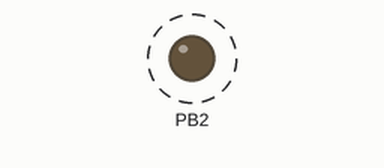
The sketch below on a simulated ATtiny85, built with avr-gcc and run on an emulated ATtiny85. Shown: output pins drawn as LEDs (lit = HIGH). Dashed ring = blinking. What the sketch prints to the serial monitor is not drawn.

Above: at 0.05 s.
Timing chart, 0 to 3.0 s (numbered marks = the images above):
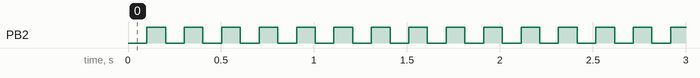

The sketch:

SERIAL_PRINT_CODE.ino
```cpp
void setup() {
  Serial.begin(115200);
  pinMode(2,OUTPUT);
  }

void loop() {
  Serial.println("low");

  digitalWrite(2,LOW);
    delay(100);
    Serial.println("HIGH");
    digitalWrite(2,HIGH);
      delay(100);


}
```

Measured:
- by itself, PB2: alternates HIGH for 0.10 s and LOW for 0.10 s
